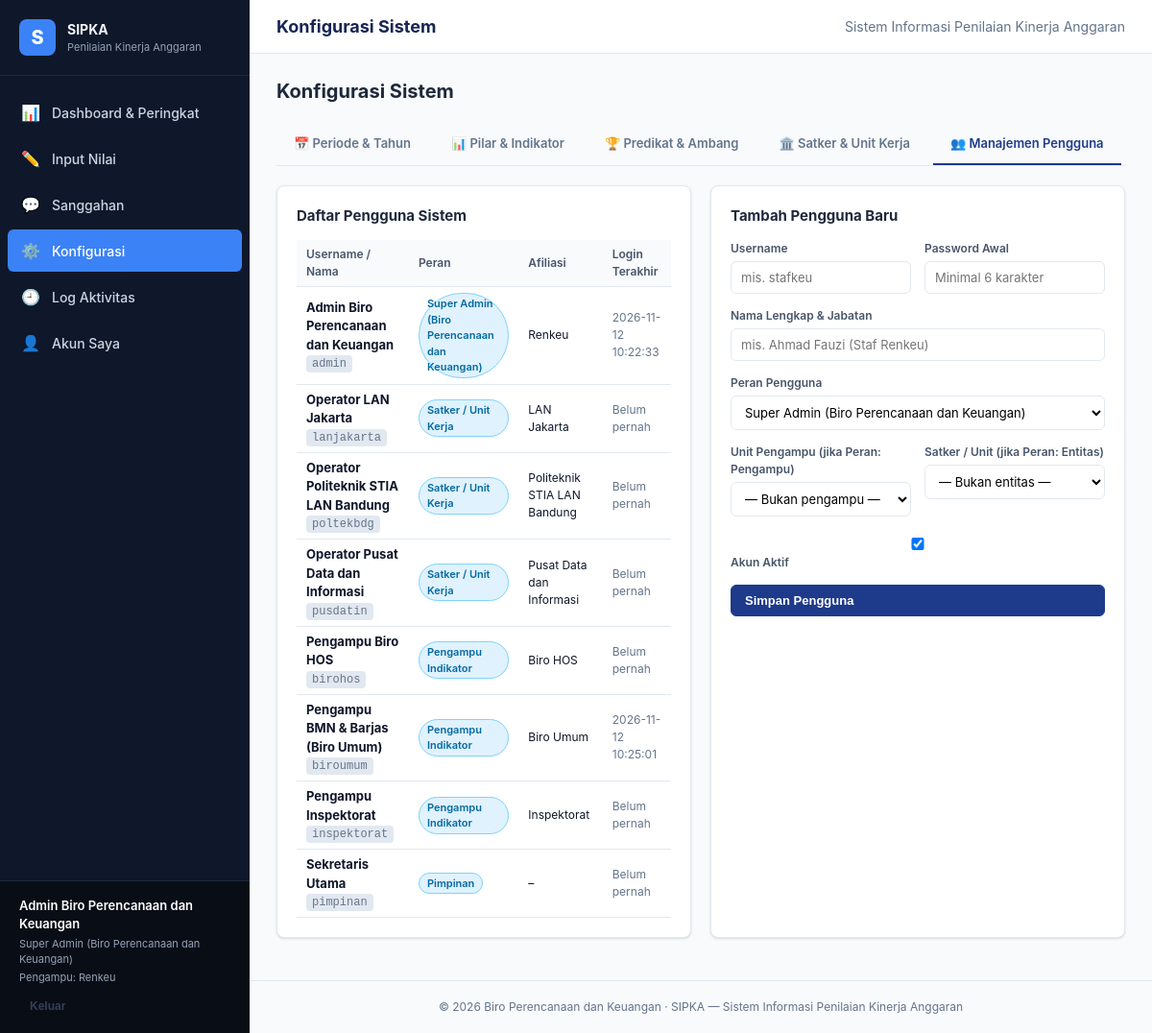
The app's page /index.php?p=konfig&tab=users (signed in), older data.
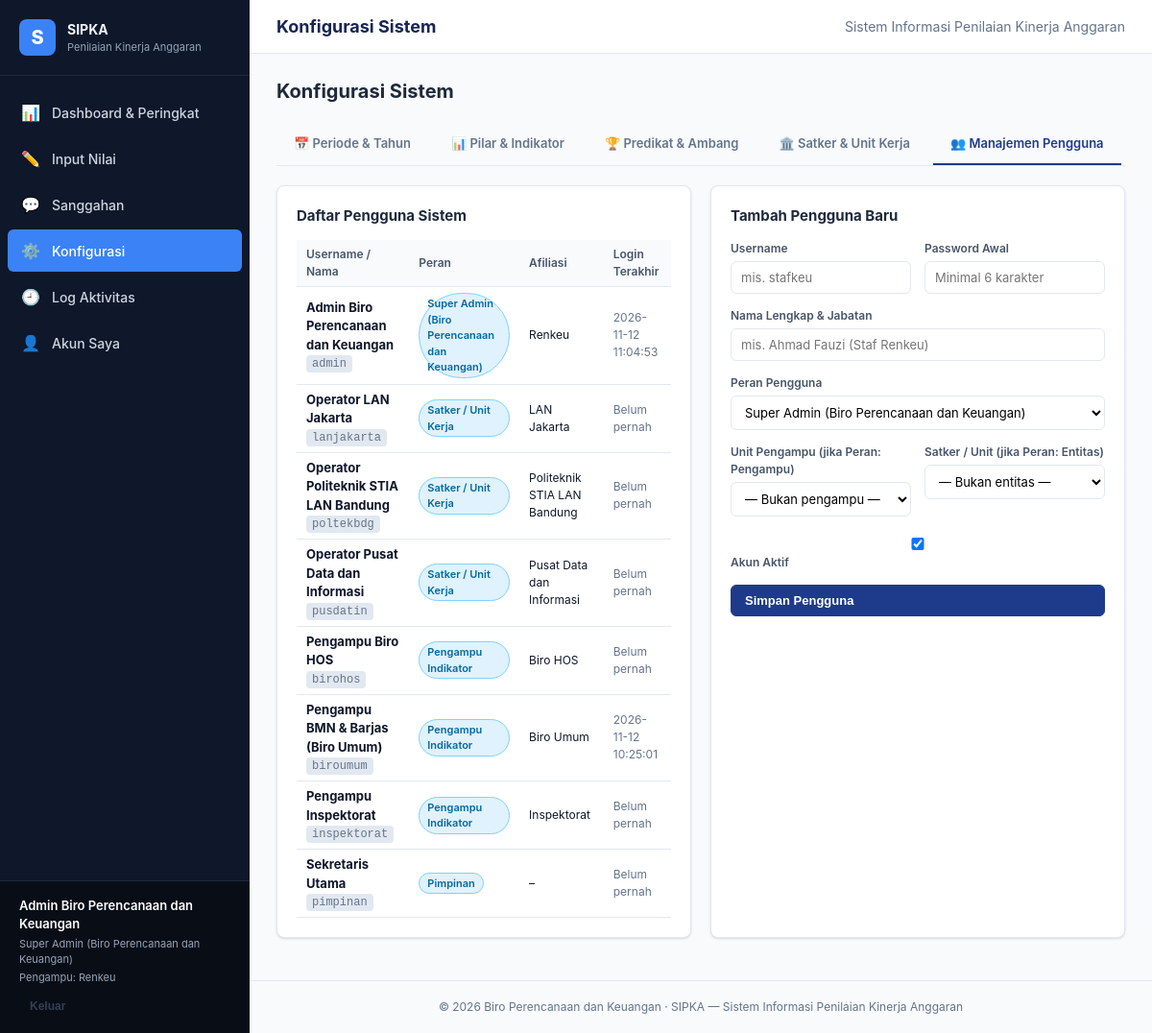
The same page, newer data.
### tables this page shows
CREATE TABLE users (
    id            INTEGER PRIMARY KEY AUTOINCREMENT,
    username      TEXT NOT NULL UNIQUE,
    password_hash TEXT NOT NULL,
    nama          TEXT NOT NULL,
    role          TEXT NOT NULL CHECK (role IN ('admin', 'pengampu', 'entitas', 'pimpinan')),
    bidang_id     INTEGER REFERENCES bidang(id) ON DELETE SET NULL,
    entitas_id    INTEGER REFERENCES entitas(id) ON DELETE SET NULL,
    aktif         INTEGER NOT NULL DEFAULT 1,
    last_login    TEXT
);

CREATE TABLE bidang (
    id        INTEGER PRIMARY KEY AUTOINCREMENT,
    nama      TEXT NOT NULL,
    singkatan TEXT NOT NULL
);

### app/helpers.php (called while the page is built, shortened)
<?php
function h(mixed $v): string
{
    return htmlspecialchars((string)($v ?? ''), ENT_QUOTES, 'UTF-8');
}
function url(string $page, array $params = []): string
{
    return 'index.php?' . http_build_query(array_merge(['p' => $page], $params));
}
function current_user(bool $refresh = false): ?array
{
    static $u = false;
    if ($u === false || $refresh) {
        $u = null;
        if (!empty($_SESSION['uid'])) {
            $u = q_one(
                'SELECT u.*, b.nama AS bidang_nama, b.singkatan AS bidang_singkatan,
                        e.nama AS entitas_nama, e.level AS entitas_level
                   FROM users u
                   LEFT JOIN bidang b ON b.id = u.bidang_id
                   LEFT JOIN entitas e ON e.id = u.entitas_id
                  WHERE u.id = ? AND u.aktif = 1',
                [$_SESSION['uid']]
            );
        }
    }
    return $u;
}
function require_login(): array
{
    $u = current_user();
    return $u;
}
function require_role(string ...$roles): array
{
    $u = require_login();
    return $u;
}
function render_header(string $title, string $active = ''): void
{
    require APP_ROOT . '/app/views/header.php';
}
function render_footer(): void
{
    require APP_ROOT . '/app/views/footer.php';
}

### public/index.php (called while the page is built, shortened)
<?php
$p = $_GET['p'] ?? 'dashboard';
try {
    require APP_ROOT . '/app/pages/' . $p . '.php';
} catch (Throwable $e) {
    error_log((string)$e);
    if (!headers_sent()) {
        http_response_code(500);
    }
    echo '<div style="font-family:sans-serif;padding:24px"><h2>Terjadi kesalahan</h2><pre style="white-space:pre-wrap">'
        . h($e->getMessage()) . "\n" . h($e->getFile()) . ':' . $e->getLine() . '</pre><a href="index.php">Kembali</a></div>';
}

### app/db.php (called while the page is built, shortened)
<?php
function db(): PDO
{
    static $pdo = null;
    if ($pdo instanceof PDO) {
        return $pdo;
    }
    $baru = !file_exists(DB_PATH) || filesize(DB_PATH) === 0;
    $pdo = new PDO('sqlite:' . DB_PATH);
    $pdo->setAttribute(PDO::ATTR_ERRMODE, PDO::ERRMODE_EXCEPTION);
    $pdo->setAttribute(PDO::ATTR_DEFAULT_FETCH_MODE, PDO::FETCH_ASSOC);
    $pdo->exec('PRAGMA foreign_keys = ON');
    $pdo->exec('PRAGMA busy_timeout = 5000');
    return $pdo;
}
function q(string $sql, array $params = []): PDOStatement
{
    $st = db()->prepare($sql);
    $st->execute(array_values($params));
    return $st;
}
function q_all(string $sql, array $params = []): array
{
    return q($sql, $params)->fetchAll();
}
function q_one(string $sql, array $params = []): ?array
{
    $r = q($sql, $params)->fetch();
    return $r === false ? null : $r;
}

### app/pages/konfig.php (the view, shortened to what the changed rows need)
<?php
$u = require_role('admin');
$tab = $_GET['tab'] ?? 'tahun';
render_header('Konfigurasi Sistem', 'konfig');
?>
<div class="page-head">
    <h2>Konfigurasi Sistem</h2>
</div>
<?php if ($tab === 'tahun'): ?>
    <div class="grid-2">
        <div class="card">
            <h3>Daftar Tahun Penilaian</h3>
            <table class="table">
                <thead><tr><th>Tahun</th><th>Status</th><th>Catatan</th><th>Ubah Status</th></tr></thead>
                <tbody>
                <?php foreach (semua_tahun() as $t): ?>
                    <tr>
                        <td><strong><?= (int)$t['tahun'] ?></strong></td>
                        <td><?= status_badge($t['status']) ?></td>
                        <td class="small muted"><?= h($t['catatan'] ?? '–') ?></td>
                        <td>
                            <form method="post" class="inline-form">
                                <?= csrf_field() ?>
                                <input type="hidden" name="aksi" value="ubah_status_tahun">
                                <input type="hidden" name="tahun_id" value="<?= $t['id'] ?>">
                                <select name="status" data-autosubmit>
                                    <?php foreach (STATUS_TAHUN as $sk => $sl): ?>
                                        <option value="<?= $sk ?>" <?= $t['status'] === $sk ? 'selected' : '' ?>><?= h($sl) ?></option>
                                    <?php endforeach; ?>
                                </select>
                            </form>
                        </td>
                    </tr>
                <?php endforeach; ?>
                </tbody>
            </table>
        </div>
        <div class="card">
            <h3>Buka Tahun Penilaian Baru</h3>
            <form method="post" class="stack">
                <?= csrf_field() ?>
                <input type="hidden" name="aksi" value="tambah_tahun">
                <label>Tahun Anggaran
                    <input type="number" name="tahun" value="<?= (int)date('Y') + 1 ?>" required min="2020" max="2099">
                </label>
                <label>Salin Struktur Indikator Dari
                    <select name="salin_dari">
                        <option value="0">— Mulai dari kosong —</option>
                        <?php foreach (semua_tahun() as $t): ?>
                            <option value="<?= $t['id'] ?>">Tahun <?= (int)$t['tahun'] ?></option>
                        <?php endforeach; ?>
                    </select>
                </label>
                <label>Catatan / Keterangan
                    <textarea name="catatan" rows="2" placeholder="Catatan regulasi / dasar penilaian"></textarea>
                </label>
                <button class="btn btn-primary">Buat Tahun Penilaian</button>
            </form>
        </div>
    </div>
<?php elseif ($tab === 'users'): ?>
    <?php
    $userList = q_all(
        'SELECT u.*, b.singkatan AS bidang_singkatan, e.nama AS entitas_nama
           FROM users u
           LEFT JOIN bidang b ON b.id = u.bidang_id
           LEFT JOIN entitas e ON e.id = u.entitas_id
          ORDER BY u.role, u.username'
    );
    ?>
    <div class="grid-2">
        <div class="card">
            <div class="table-wrap">
                <table class="table compact">
                    <thead><tr><th>Username / Nama</th><th>Peran</th><th>Afiliasi</th><th>Login Terakhir</th></tr></thead>
                    <tbody>
                    <?php foreach ($userList as $usr): ?>
                        <tr>
                            <td>
                                <strong><?= h($usr['nama']) ?></strong>
                                <div class="small muted"><code><?= h($usr['username']) ?></code></div>
                            </td>
                            <td><span class="badge badge-info"><?= h(ROLES[$usr['role']] ?? $usr['role']) ?></span></td>
                            <td class="small">
                                <?= h($usr['bidang_singkatan'] ?? $usr['entitas_nama'] ?? '–') ?>
                            </td>
                            <td class="small muted"><?= h($usr['last_login'] ?? 'Belum pernah') ?></td>
                        </tr>
                    <?php endforeach; ?>
                    </tbody>
                </table>
            </div>
        </div>
    </div>
<?php endif; ?>

### app/views/header.php (shortened to what the changed rows need)
<?php
$u = current_user();
$title = $GLOBALS['__title'] ?? '';
?><!doctype html>
<html lang="id">
<head>
    <link rel="stylesheet" href="assets/style.css">
</head>
<body>
<div class="layout">
    <aside class="sidebar">
        <?php if ($u): ?>
            <div class="sidebar-foot">
                <div class="who"><?= h($u['nama']) ?></div>
                <div class="role"><?= h(ROLES[$u['role']]) ?></div>
                <?php if ($u['bidang_singkatan']): ?><div class="role">Pengampu: <?= h($u['bidang_singkatan']) ?></div><?php endif; ?>
                <form method="post" action="<?= h(url('logout')) ?>"><?= csrf_field() ?><button class="btn btn-ghost btn-sm">Keluar</button></form>
            </div>
        <?php endif; ?>
    </aside>
    <main class="main">
        <header class="topbar">
            <h1><?= h($title) ?></h1>
        </header>
        <div class="content">

Row changes from the older to the newer data that the page shows:
changed users "Admin Biro Perencanaan dan Keuangan": last_login "2026-11-12 10:22:33" → "2026-11-12 11:04:53"
